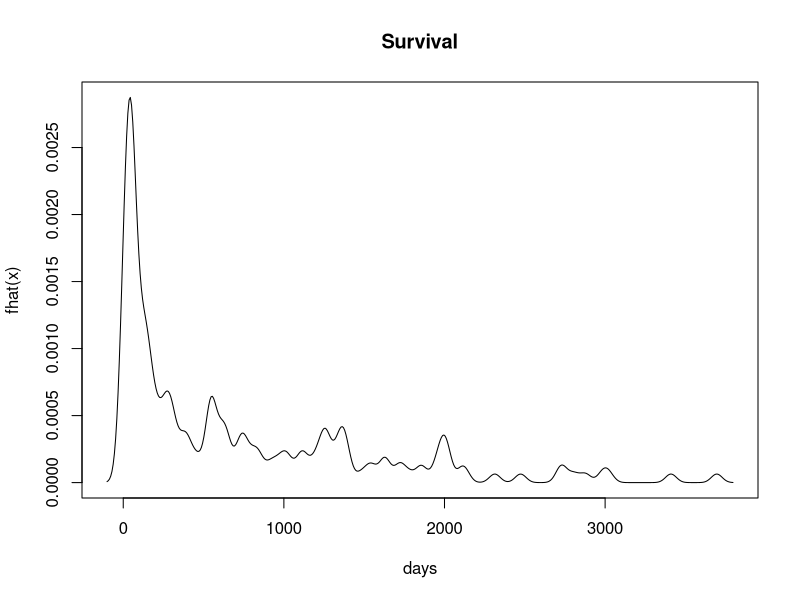
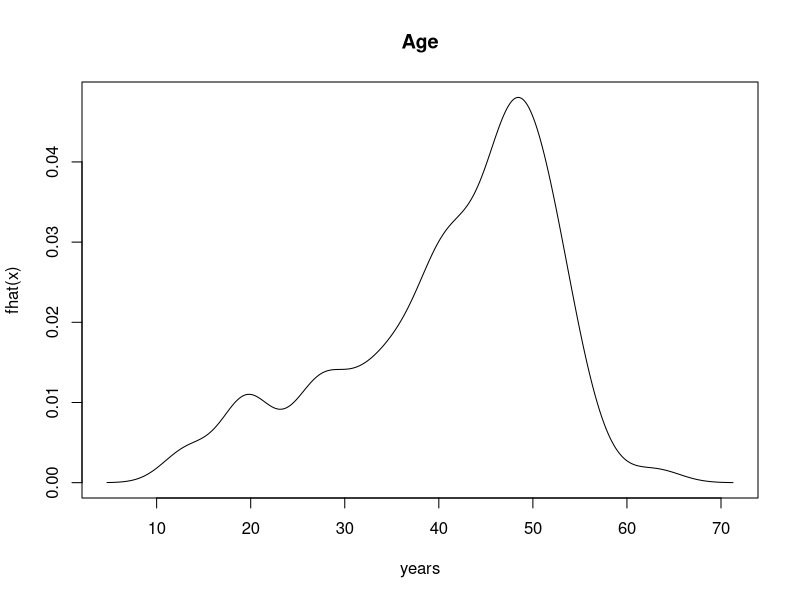
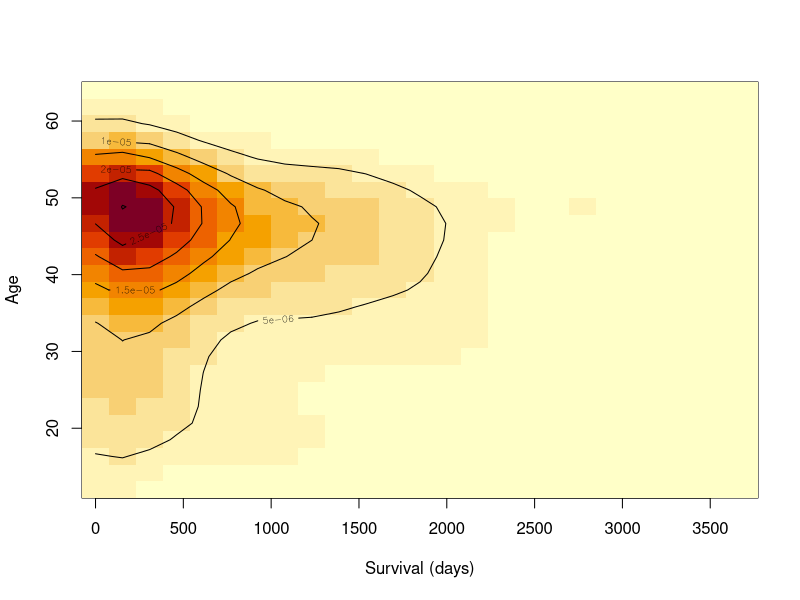
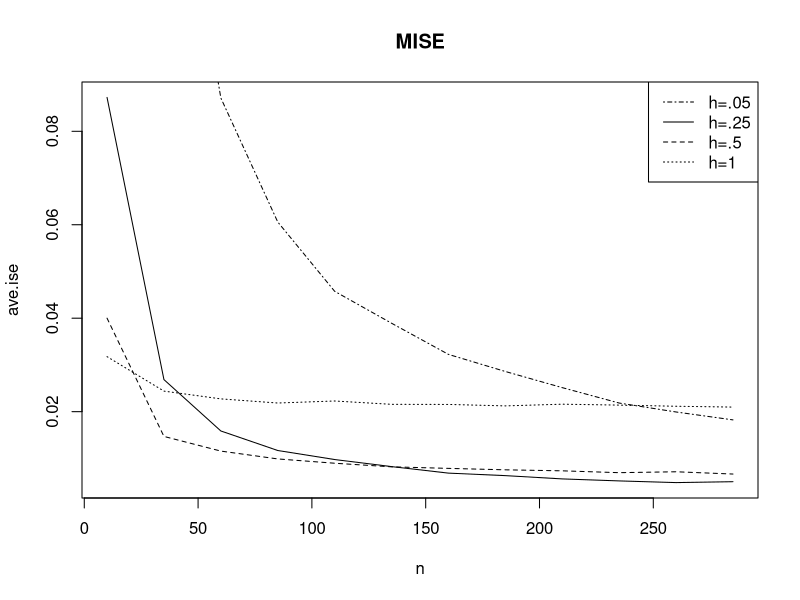
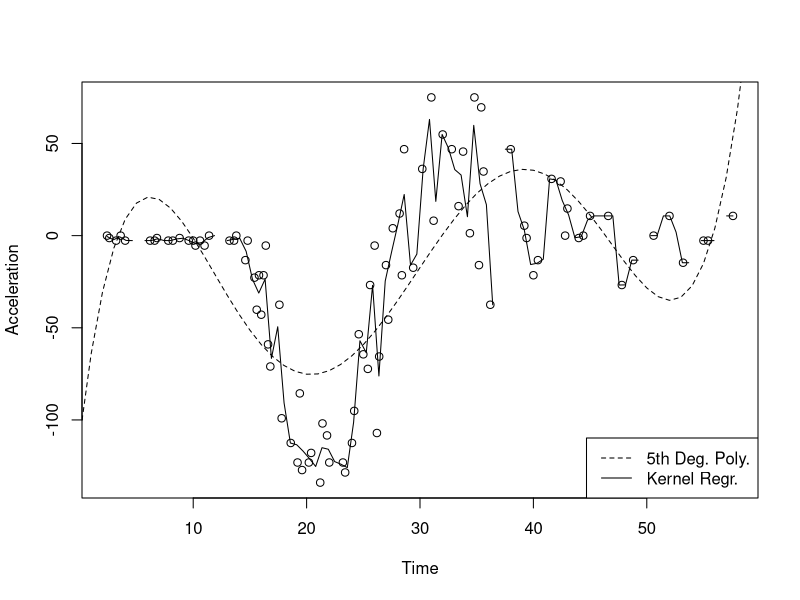
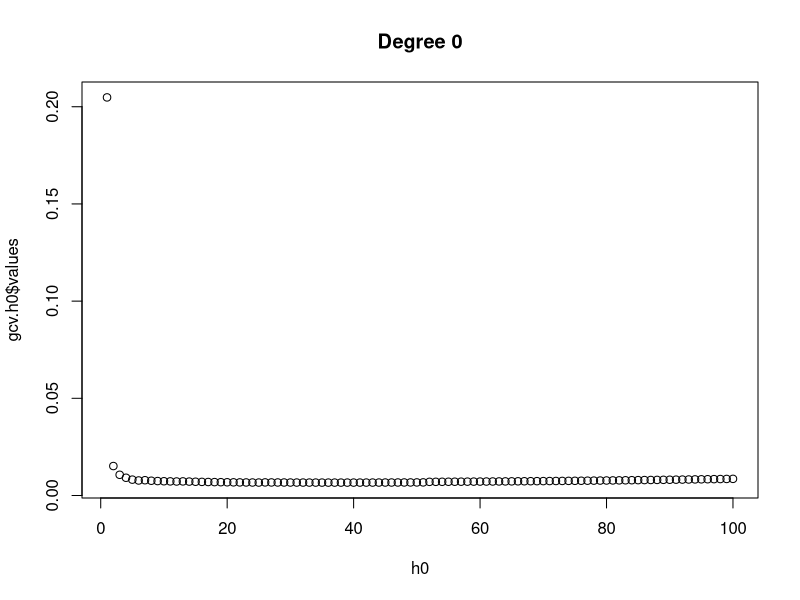
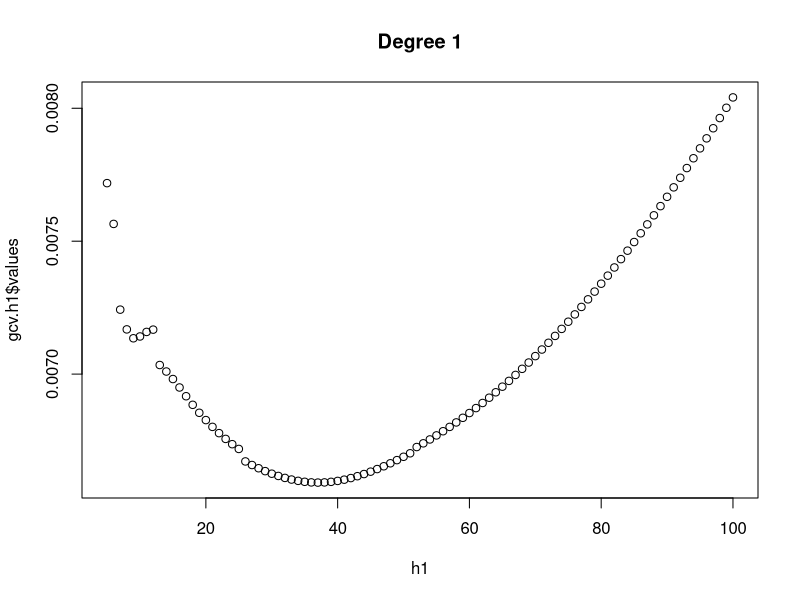
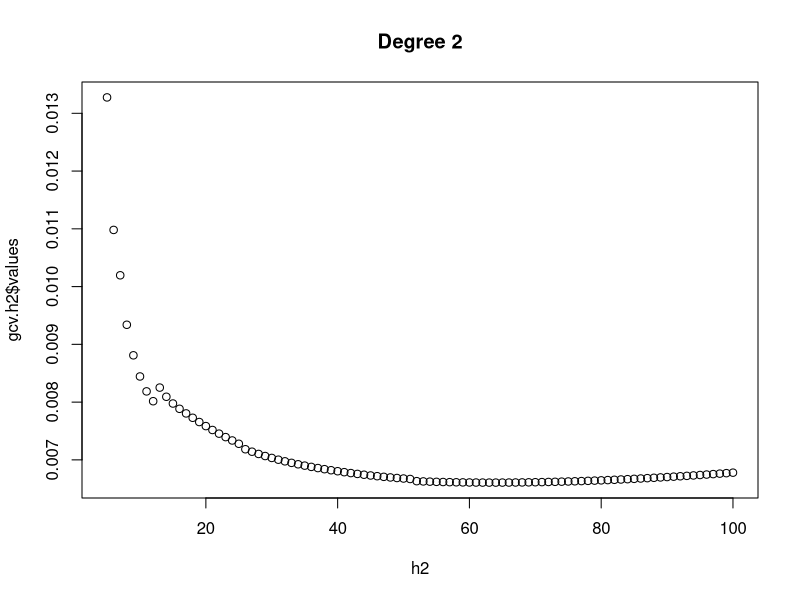

Generate these figures, in order, with R:
## ---- chunk 1
knitr::opts_chunk$set(echo = TRUE, message = F, warning = F)
## ---- chunk 2
heart <- read.csv("heart.txt", sep = " ")

fhat1.gauss <- density(heart$surv, kernel="gaussian", bw="ucv")
plot(fhat1.gauss$x, fhat1.gauss$y, type='l', xlab='days', ylab='fhat(x)', main = "Survival")


## ---- chunk 3
fhat1.gauss <- density(heart$age, kernel="gaussian", bw="ucv")
plot(fhat1.gauss$x, fhat1.gauss$y, type='l', xlab='years', ylab='fhat(x)', main = "Age")

## ---- chunk 4
library(MASS)
fhat = kde2d(heart$surv, heart$age)



image(fhat, xlab="Survival (days)", ylab="Age") # image plot
contour(fhat, add=T) # overlay contours
## ---- chunk 5
ise <- function(ftrue,fhat,xgrid){
  w=xgrid[2]-xgrid[1]
  d=fhat-ftrue
  y=w*t(d)%*%d
  return(y)
}



mise.gam=function(n, alpha, beta, xgrid, B, lambda){
  
  out <- rep(NA,length(n))
  # sample from gamma distribution
  f <- dgamma(xgrid, shape = alpha, scale = beta)
  
  for(i in 1:length(n)){
    
    temp=rep(NA, B)
    
    for(j in 1:B){
      
    x=rgamma(n[i], shape = alpha, scale = beta)
    fhat=density(x, from = min(xgrid), to = max(xgrid), n = length(xgrid), bw = lambda)
    temp[j]=ise(f,fhat$y,xgrid)
    }
    
  out[i]=mean(temp)
  }
return(out)
}

n <- seq(from = 10, to = 300, by = 25)
xgrid <- seq(from = 0, to = 10, by = .2)
lambda <- seq(from = 0, to = 10, by = .2)


ave.ise.05 <- mise.gam(n, alpha = 2, beta = 1,xgrid = xgrid, B = 250, lambda = .05)
ave.ise.25 <- mise.gam(n, alpha = 2, beta = 1,xgrid = xgrid, B = 250, lambda = .25)
ave.ise.5 <- mise.gam(n, alpha = 2, beta = 1,xgrid = xgrid, B = 250, lambda = .5)
ave.ise1 <- mise.gam(n, alpha = 2, beta = 1,xgrid = xgrid, B = 250, lambda = 1)


par(mfrow=c(1,1))
plot(n,ave.ise.25,type='l',ylab='ave.ise', main = "MISE")
lines(n,ave.ise.5,lty=2)
lines(n,ave.ise1,lty=3)
lines(n, ave.ise.05, lty = 4)
legend("topright", c("h=.05","h=.25","h=.5", "h=1"),lty=c(4,1,2,3))

## ---- chunk 6
motor <- read.csv("motor.txt", sep = "\t")

x <- motor$times
y <- motor$accel

plot(x,y, xlab = "Time", ylab = "Acceleration")
ghat=ksmooth(x, y, kernel="normal")
lines(ghat$x,ghat$y)


ghat.quad=lm(y~poly(x,5))
xvals=seq(0,60)
pred.quad=predict.lm(ghat.quad,data.frame(x=xvals))
lines(xvals,pred.quad,lty=2)
legend("bottomright", legend = c("5th Deg. Poly.", "Kernel Regr."), lty = 2:1)
## ---- chunk 7
library(locfit)
lidar <- read.csv("lidar.txt", sep = " ")




### degree 0 poly ###
h0=seq(1, 100, by=1)
alphamat= matrix(0, ncol=2, nrow=length(h0))
alphamat[,2]=h0
gcv.h0 <- gcvplot(logratio~range, data = lidar, deg = 0, alpha = alphamat, maxk = 10000)
plot(h0, gcv.h0$values, main = "Degree 0")

h0.opt=h0[gcv.h0$values==min(gcv.h0$values)]
h0.opt

# fit using optimum value
fit0=locfit(logratio~range, data=lidar, alpha = c(0, h0.opt))



### degree 1 poly ###
h1=seq(5, 100, by=1)
alphamat= matrix(0, ncol=2, nrow=length(h1))
alphamat[,2]=h1
gcv.h1 <- gcvplot(logratio~range, data = lidar, deg = 1, alpha = alphamat, maxk = 10000)
plot(h1, gcv.h1$values, main = "Degree 1")


h1.opt=h1[gcv.h1$values==min(gcv.h1$values)]
h1.opt
fit1=locfit(logratio~range, data=lidar, alpha = c(0, h1.opt), deg = 1)



### degree 2 poly ###
h2=seq(5, 100, by=1)
alphamat= matrix(0, ncol=2, nrow=length(h2))
alphamat[,2]=h2
gcv.h2 <- gcvplot(logratio~range, data = lidar, deg = 2, alpha = alphamat, maxk = 10000)
plot(h2, gcv.h2$values, main = "Degree 2")


h2.opt=h2[gcv.h2$values==min(gcv.h2$values)]
h2.opt

fit2=locfit(logratio~range, data=lidar, alpha = c(0, h2.opt), deg = 2)





par(mfrow = c(1,1))
plot(fit0, get.data=T, main = "Lidar")
lines(fit1, lty = 2, col = "red")
lines(fit2, lty = 3, col = "blue")
legend("bottomleft", 
       legend = c("Deg: 0, h = 37",
                  "Deg: 1, h = 37",
                  "Deg: 2, h = 64"),
       col = c("black", "red", "blue"),
       lty = 1:3)


## ---- chunk 8
par(mfrow = c(1,2))
plot(fit1, get.data=T, band="global") #global specifies use variance est sigma.hat^2
title("Pointwise")

new.fit3=scb(logratio~range, deg=1, alpha=c(0,h1.opt), data=lidar)
plot(new.fit3)
title("Simultaneous")
